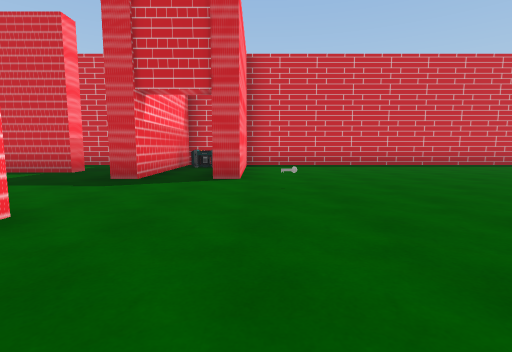
[1] (above)

24 first-person views from a walk through a Unity game level. The camera is 1.2 m above the floor, tilts 6° down and sees 85° across. Doors are open. The floor is counted in squares, 2 m on a side. Each view is taken from the middle of a square. On the plan, view 1 faces up. The plan holds only what a view shows up to about 9 squares ahead; the rest is blank. The place goes on beyond the plan. The player character is not drawn. Some surface patterns are stand-ins.

[2]
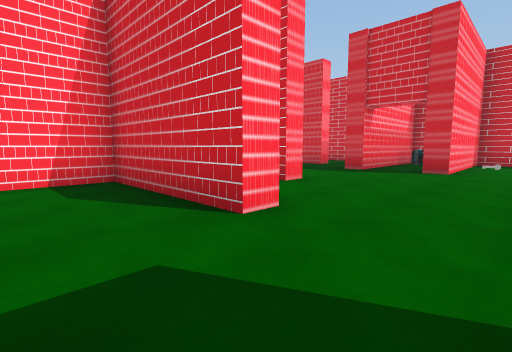

[3]
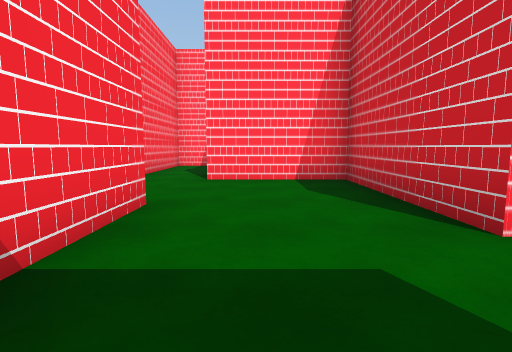

[4]
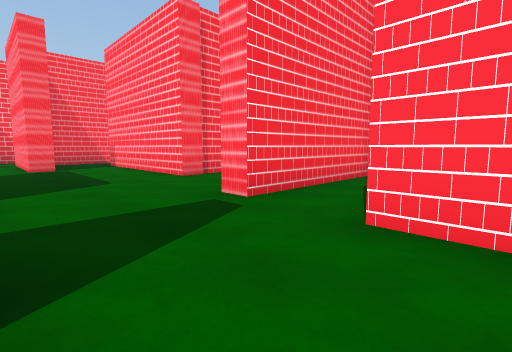

[5]
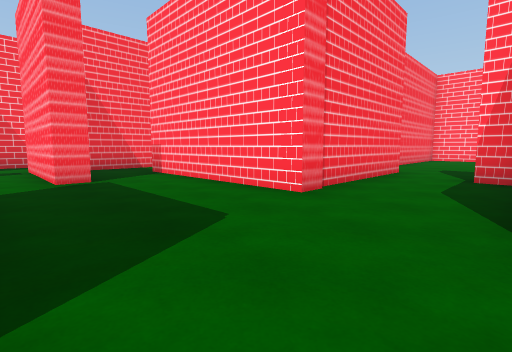

[6]
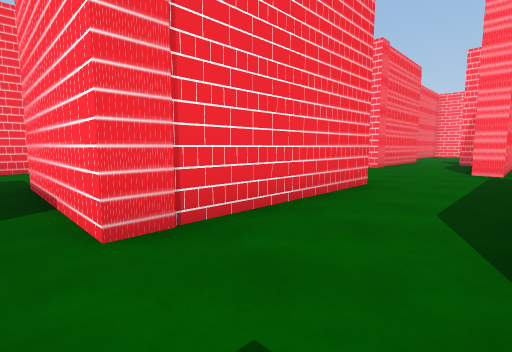

[7]
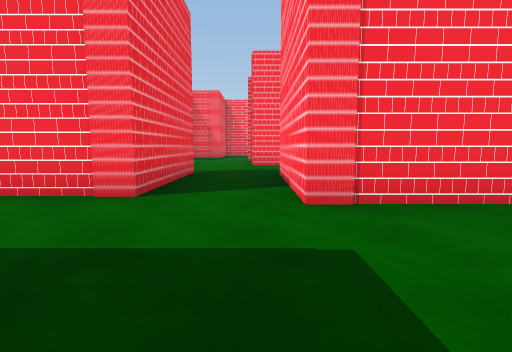

[8]
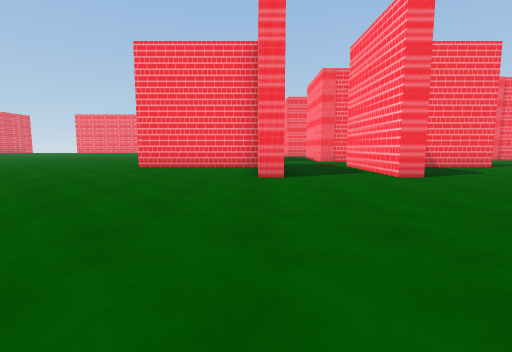

[9]
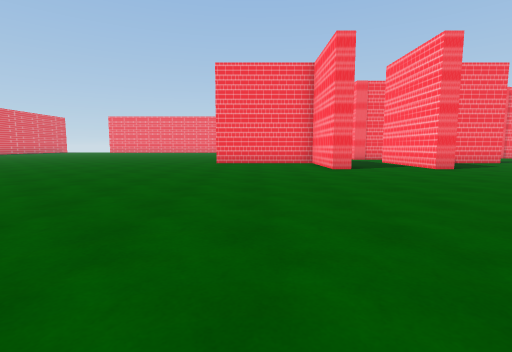

[10]
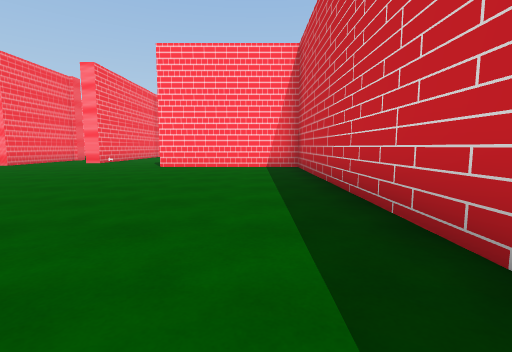

[11]
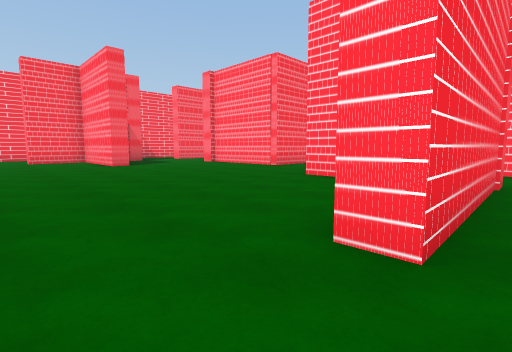

[12]
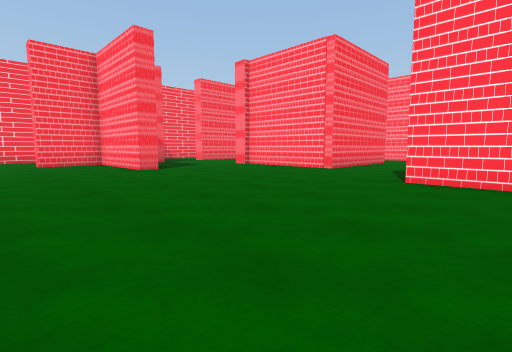

[13]
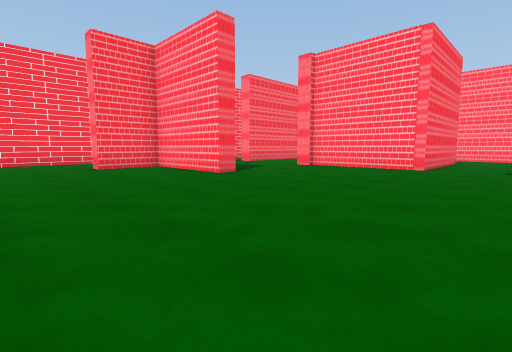

[14]
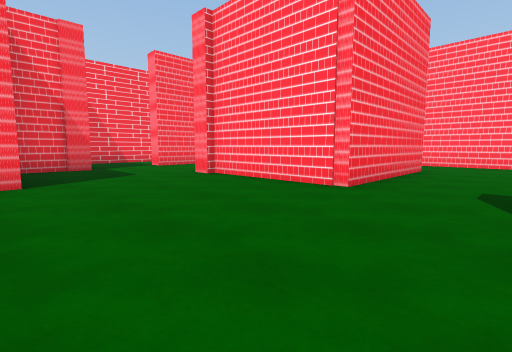

[15]
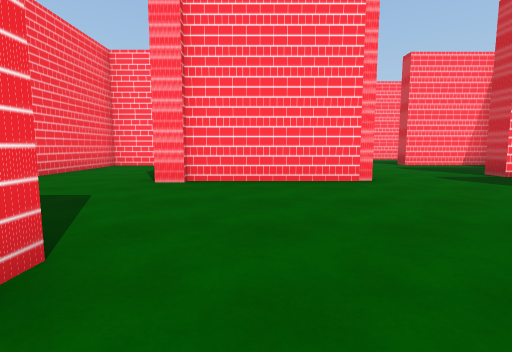

[16]
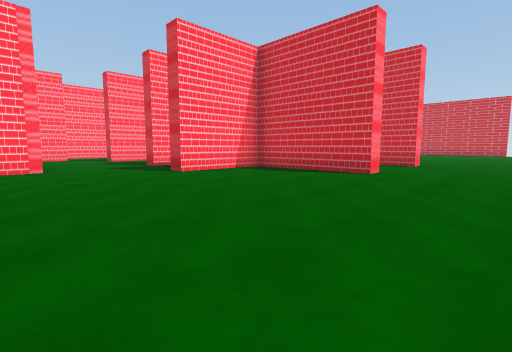

[17]
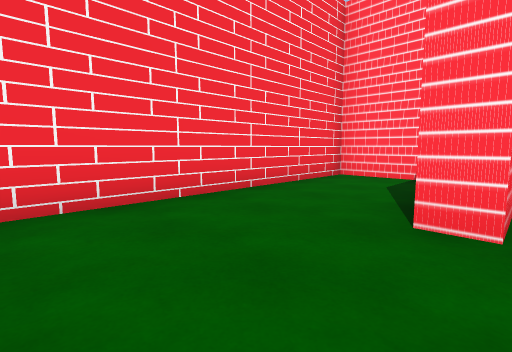

[18]
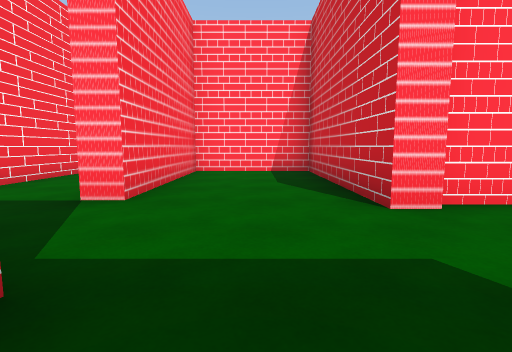

[19]
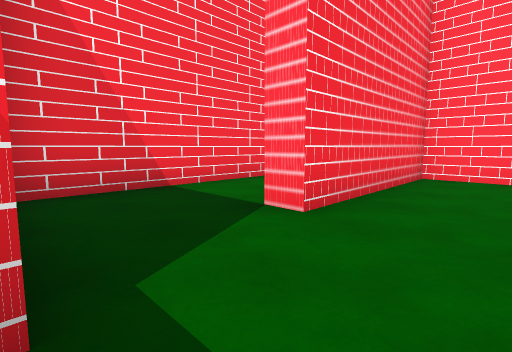

[20]
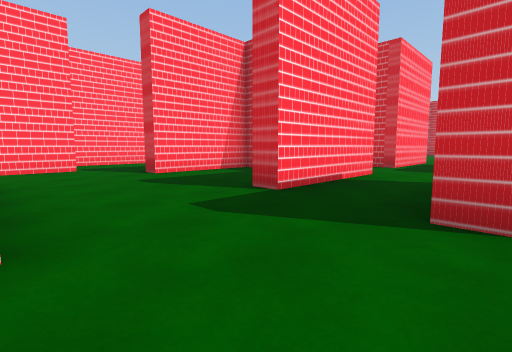

[21]
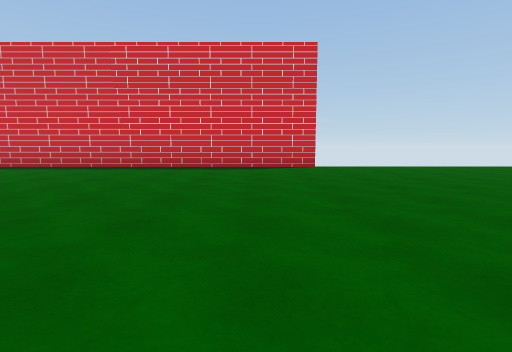

[22]
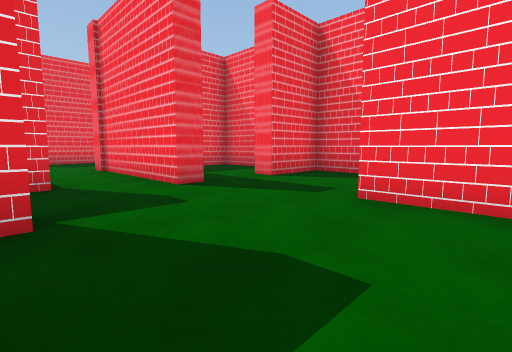

[23]
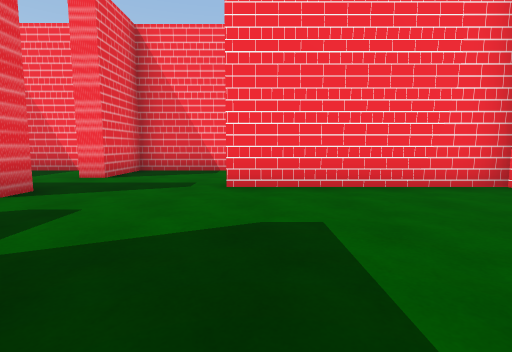

[24]
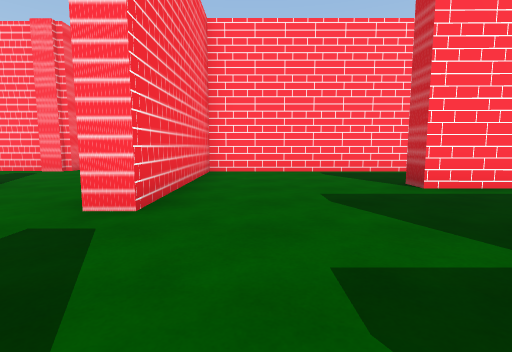

### Floor plan
Ten units are one square. View 1 is at (0, 0); x grows to the right and y downward. Boxes are objects, and circles mark ways between rooms. Rooms are numbered by the first view taken in them; rooms with no view inside come last. Other rooms are left out.
<svg viewBox="-163 -97 278 312">
<path fill="none" stroke="#000" d="M-78 51 -78 58M-78 35 -78 44 -43 44 -43 50M-91 78 -91 72 -50 72 -50 106M-15 59 15 59M-34 103 -29 103 -29 125M-20 32 1 32M-10 64 -10 91 -16 91M-130 32 -130 46 -136 46M-114 110 -91 110 -91 94 -85 94M-8 119 31 119M-9 -2 -9 3 -41 3 -41 30M-158 32 -158 81 -116 81 -116 86M25 91 19 91M49 32 84 32 84 37 75 37M44 5 49 5 49 20M44 64 84 64 84 69 49 69 49 95 44 95 44 64M16 5 22 5 22 37 15 37M15 59 25 59 25 91M31 119 31 152M-22 -24 -22 -18M65 151 71 151 71 180 87 180 87 186M33 151 33 157 -9 157 -9 185 29 185M98 -92 -3 -92 -3 -52 -9 -52M-22 -90 -22 -76M49 180 64 180M54 194 54 210 110 210M29 185 29 190M-2 210 48 210M-76 110 -61 110M-22 -76 -22 -52"/>
<rect x="-15" y="-85" width="10" height="10" fill="#bbb"><title>other object</title></rect>
<rect x="-5" y="-45" width="10" height="10" fill="#bbb"><title>other object</title></rect>
<circle cx="10" cy="50" r="3" fill="#2a7"/>
<circle cx="20" cy="105" r="3" fill="#2a7"/>
<circle cx="5" cy="5" r="3" fill="#2a7"/>
<circle cx="-80" cy="90" r="3" fill="#2a7"/>
<circle cx="35" cy="190" r="3" fill="#2a7"/>
<text x="-70" y="60">1</text>
<text x="60" y="30">2</text>
<text x="20" y="200">3</text>
<text x="-70" y="90">4</text>
<text x="-20" y="-70">5</text>
</svg>
Room 1 opens to room 2. Room 1 opens to room 4. Room 2 opens to room 3.

Where each view was taken, in squares from view 1:
view 1: 0 up, 0 right, facing up
view 2: 2 down, 1 right, facing up-left
view 3: 2 down, 1 right, facing left
view 4: 2 down, 2 left, facing down-left
view 5: 5 down, 2 left, facing down-left
view 6: 4 down, 3 right, facing down-left
view 7: 3 down, 3 right, facing down
view 8: 5 up, 5 right, facing down
view 9: 7 up, 7 right, facing down
view 10: 8 up, 8 right, facing left
view 11: 6 down, 10 right, facing down-left
view 12: 8 down, 10 right, facing down-left
view 13: 10 down, 11 right, facing down-left
view 14: 10 down, 7 right, facing down-left
view 15: 14 down, 8 right, facing left
view 16: 13 down, 11 right, facing up-left
view 17: 18 down, 11 right, facing down-left
view 18: 17 down, 6 right, facing left
view 19: 17 down, 5 right, facing down-left
view 20: 12 down, 5 right, facing up-left
view 21: 1 up, 8 right, facing up
view 22: 5 down, 13 left, facing down-right
view 23: 4 down, 12 left, facing down
view 24: 7 down, 9 left, facing left
